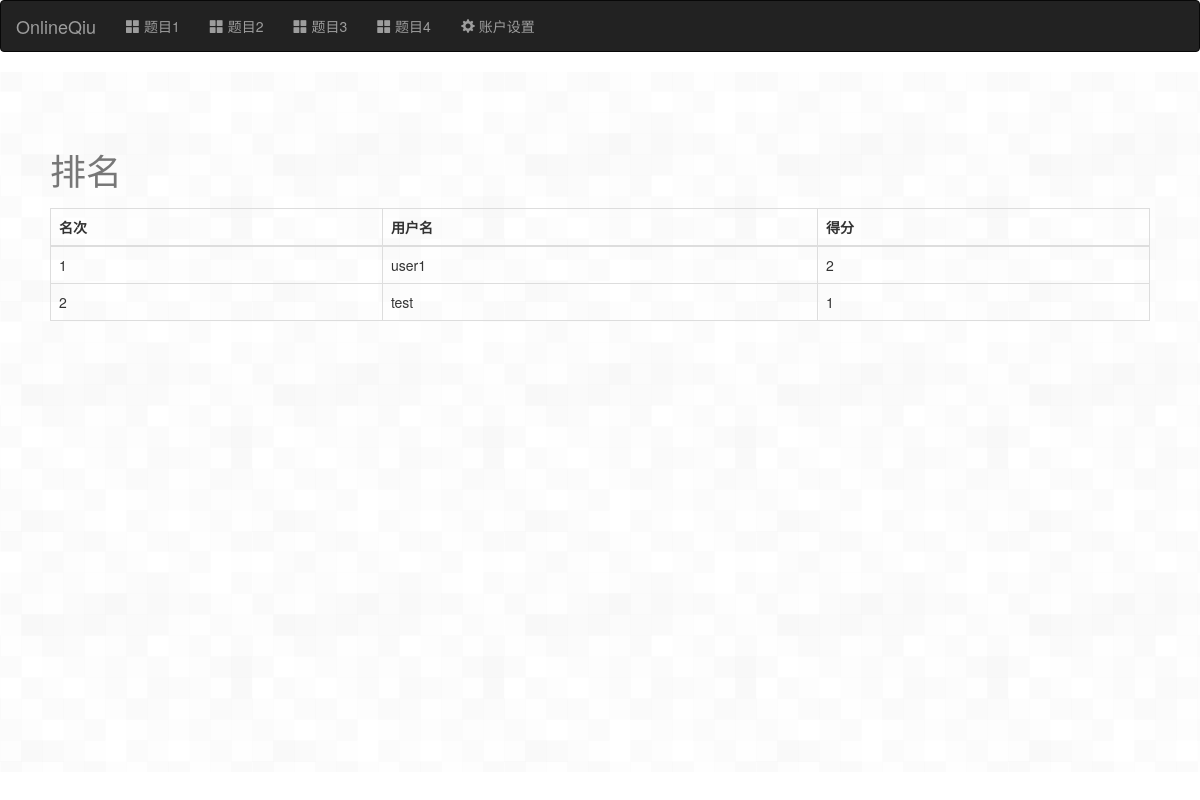
Page /user_dash on the earlier database version.
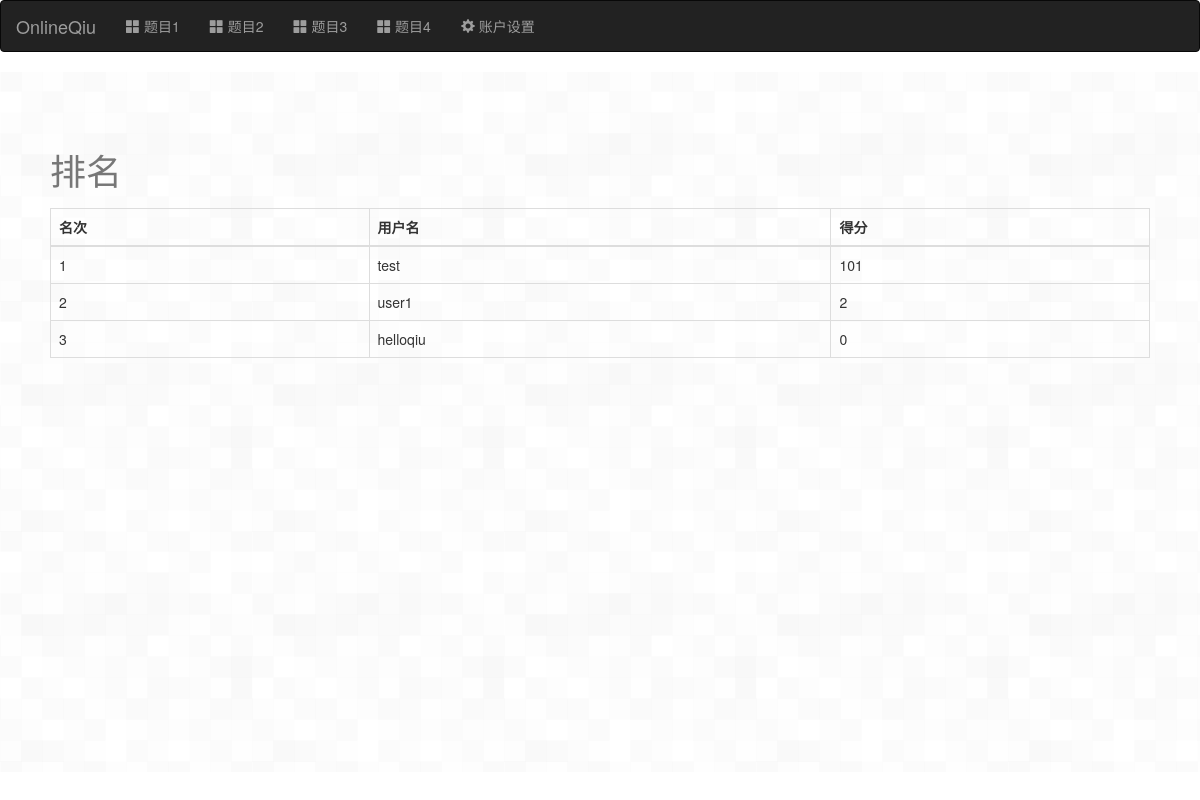
Same page on the later database version.
### tables this page shows
CREATE TABLE user(username , password, 'score', group_id);

### app/views.py (the view)
@app.route('/user_dash', methods=['GET' , 'POST'])
def user_dash_view():
	data=user.rank()
	if request.method == 'GET':
		return render_template('user_dashboard.html' , users=data )
	if request.method == 'POST':
		return render_template('user_dashboard.html' , users=data )

### app/sqlite3_db.py (called while the page is built)
def connect_db():
    return sqlite3.connect(DATABASE)

@app.before_request
def before_request():
    g.db = connect_db()

@app.teardown_request
def teardown_request(exception):
    if hasattr(g, 'db'):
        g.db.close()

### app/user.py (called while the page is built)
def rank():
	query='select username,score from user order by score desc limit 0,20'
	cur = sqlite3_db.connect_db().execute(query)
	rv = cur.fetchall()
	cur.close()
	return rv

### app/templates/user_dashboard.html (shortened to what this page needs)
{% extends "user_base.html" %}
{% block content %}
	<main role="main">
		<div class="custom-container">
			<div style="min-height:50px;" class="hidden-xs"></div>
			<div style="padding:0 50px 0;">
				<table class="table tabel-striped table-bordered">
					<caption><h1>排名</h1></caption>
					<thead>
						<tr>
							<th>名次</th>
							<th>用户名</th>
							<th>得分</th>
						</tr>
					</thead>
					<tbody>
						{%for user in users%}
							<tr>
								<td>{{loop.index}}</td>
								<td>{{user[0]}}</td>
								<td>{{user[1]}}</td>
							</tr>
						{%endfor%}
					</tbody>
				</table>
			</div>
		</div>
	</main>
{% endblock %}

### app/templates/user_base.html (shortened to what this page needs)
{% extends "bootstrap/base.html" %}
{% block html_attribs %} lang="zh-CN"{% endblock %}
{% block styles %}
{{super()}}
<link rel="stylesheet"
      href="{{url_for('.static', filename='custom.css')}}">
{% endblock %}
{% block navbar %}
	<nav role="navigation" class="navbar navbar-inverse">
		<div class="navbar-header">
			<a href="user_dash" class="navbar-brand">OnlineQiu</a>
		</div>
		<div class="navbar-collapse collapse">
			<ul class="nav navbar-nav">
				{%if kind == 1%}
				<li class='active'>
				{%else%}
				<li>
				{%endif%}
					<a href="/question/1">
						<span class="glyphicon glyphicon-th-large"></span>
						题目1
					</a>
				</li>
				{%if kind == 2%}
				<li class='active'>
				{%else%}
				<li>
				{%endif%}
					<a href="/question/2">
						<span class="glyphicon glyphicon-th-large"></span>
						题目2
					</a>
				</li>
				{%if kind == 3%}
				<li class='active'>
				{%else%}
				<li>
				{%endif%}
					<a href="/question/3">
						<span class="glyphicon glyphicon-th-large"></span>
						题目3
					</a>
				</li>
				{%if kind == 4%}
				<li class='active'>
				{%else%}
				<li>
				{%endif%}
					<a href="/question/4">
						<span class="glyphicon glyphicon-th-large"></span>
						题目4
					</a>
				</li>
				<li style="text-align:right">
					<a href="#">
						<span class="glyphicon glyphicon-cog"></span>
						账户设置
					</a>
				</li>
			</ul>
		</div>
	</nav>
{% endblock %}

### app/static/custom.css (style rules this page uses)
.custom-container { background-image: url(./loginBackground.png); display: block; background-position: initial initial; background-repeat: initial initial; min-height: 700px; }

Differences in the rows shown:
changed user "test": score "1" → "101"; moves up the list
added user: username "helloqiu", score "0"
